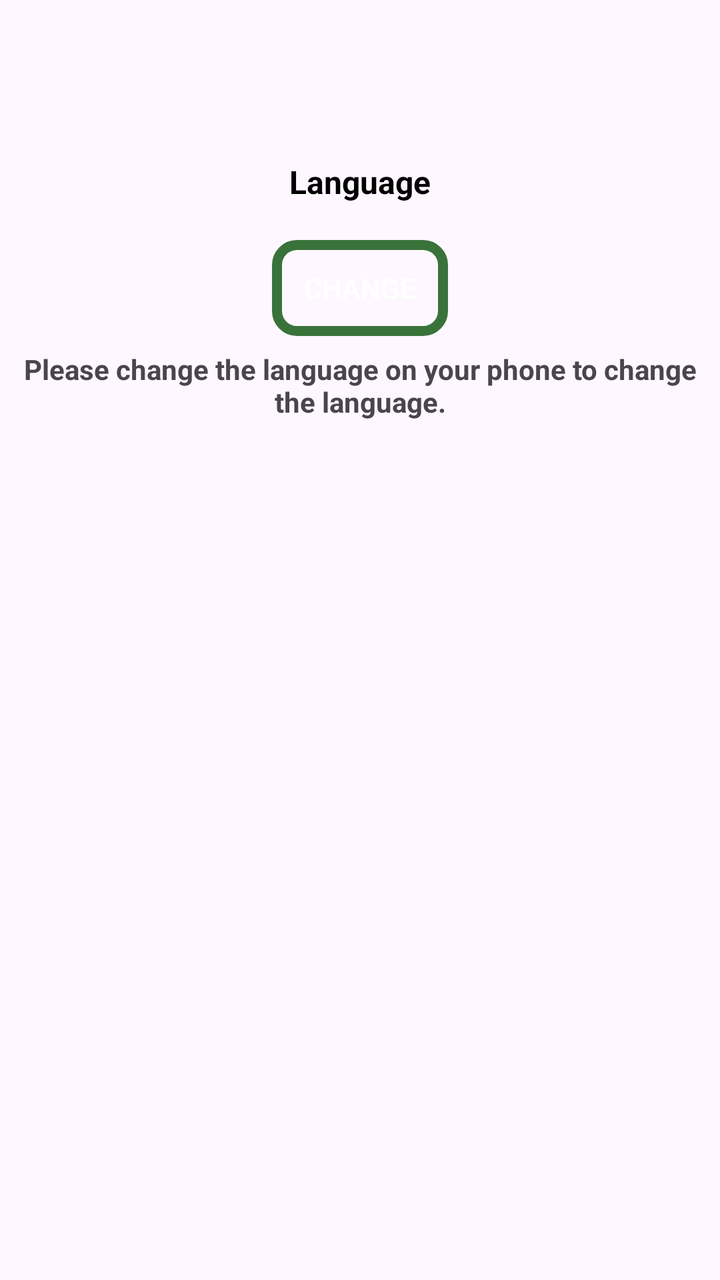
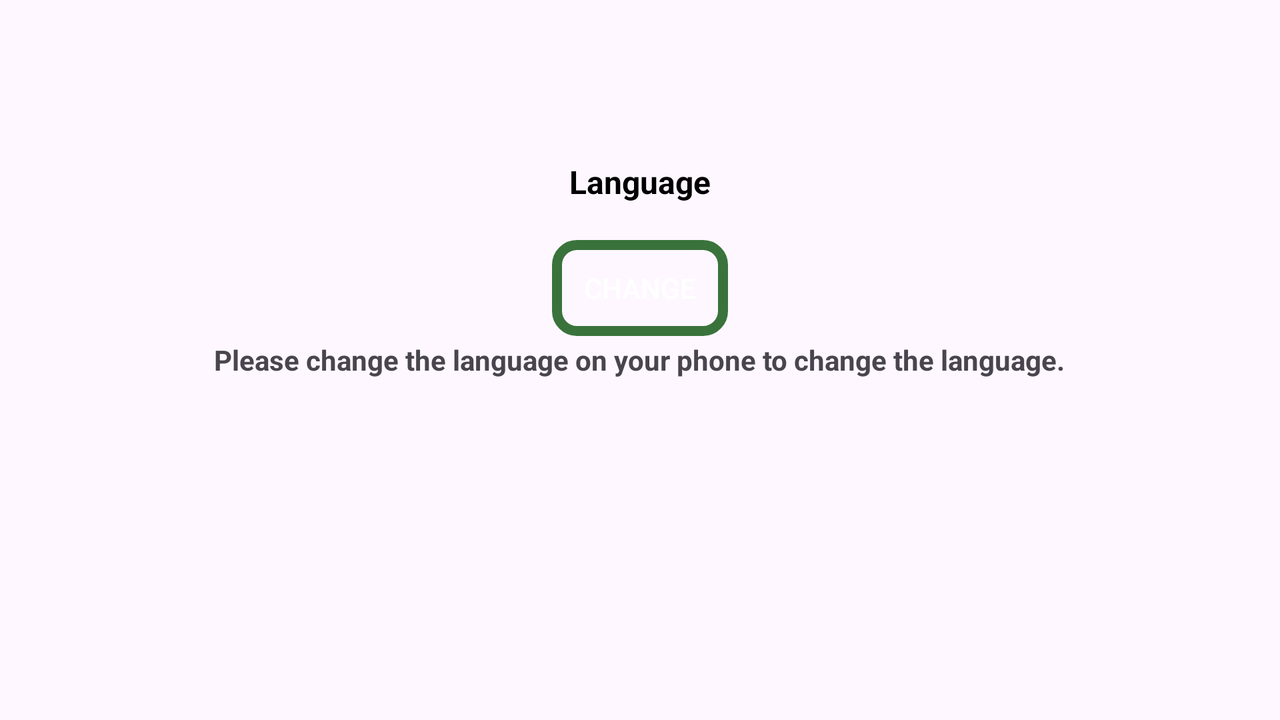

First picture: res/layout/ on a phone held upright. Second picture: the repository's own variant of that layout, on a device whose configuration matches the variant's folder. Source for both follows.
<!-- AndroidManifest.xml: application theme Theme.SkyAfra -->
<!-- res/layout/fragment_setting.xml -->
<?xml version="1.0" encoding="utf-8"?>
<FrameLayout xmlns:android="http://schemas.android.com/apk/res/android"
    xmlns:tools="http://schemas.android.com/tools"
    android:layout_width="match_parent"
    android:layout_height="match_parent"
    tools:context=".fragment.SettingFragment">

    <TextView
        android:layout_width="match_parent"
        android:layout_height="wrap_content"
        android:layout_gravity="top"
        android:layout_marginVertical="80dp"
        android:layout_marginStart="0dp"
        android:gravity="center"
        android:text="@string/language"
        android:textColor="@color/black"
        android:textSize="16sp"
        android:textStyle="bold" />

    <androidx.appcompat.widget.AppCompatButton
        android:id="@+id/btn_language"
        android:layout_width="wrap_content"
        android:layout_height="wrap_content"
        android:background="@drawable/stylebtn1"
        android:textColor="@color/white"
        android:layout_gravity="center|top"
        android:layout_marginVertical="120dp"
        android:layout_marginStart="0dp"
        android:text="@string/change" />

    <TextView
        android:id="@+id/textView"
        android:layout_width="wrap_content"
        android:layout_height="wrap_content"
        android:text="@string/tip_language"
        android:layout_marginVertical="175dp"
        android:gravity="center"
        android:textStyle="bold"/>

</FrameLayout>
<!-- resources referenced by this layout -->
<resources>
  <color name="black">#FF000000</color>
  <color name="white">#FFFFFFFF</color>
  <!-- drawable stylebtn1 (drawable) -->
  <?xml version="1.0" encoding="utf-8"?>
  <shape android:shape="rectangle" xmlns:android="http://schemas.android.com/apk/res/android">
  
      <stroke android:color="@color/green" android:width="5dp"/>
      <corners android:radius="10dp"/>
  
  </shape>
  <string name="change">Change</string>
  <string name="language">Language</string>
  <string name="tip_language">Please change the language on your phone to change the language.</string>
  <style name="Theme.SkyAfra" parent="Base.Theme.SkyAfra" />
  <color name="green">#39733B</color>
  <style name="Base.Theme.SkyAfra" parent="Theme.Material3.DayNight.NoActionBar">
          
           <item name="colorPrimary">@color/green</item>
           <item name="colorPrimaryVariant">@color/green</item>
           <item name="android:statusBarColor">@color/green</item>
      </style>
</resources>
<!-- res/layout-land/fragment_setting.xml (the repository's variant of the layout above) -->
<!-- drawn on the phone turned sideways -->
<?xml version="1.0" encoding="utf-8"?>
<FrameLayout xmlns:android="http://schemas.android.com/apk/res/android"
    xmlns:tools="http://schemas.android.com/tools"
    android:layout_width="match_parent"
    android:layout_height="match_parent"
    tools:context=".fragment.SettingFragment">

    <androidx.viewpager2.widget.ViewPager2
        android:id="@+id/viewPager"
        android:layout_width="match_parent"
        android:layout_height="match_parent" />

    <TextView
        android:layout_width="match_parent"
        android:layout_height="wrap_content"
        android:layout_marginVertical="80dp"
        android:layout_marginStart="0dp"
        android:gravity="center"
        android:text="@string/language"
        android:textColor="@color/black"
        android:textSize="16sp"
        android:textStyle="bold" />

    <androidx.appcompat.widget.AppCompatButton
        android:id="@+id/btn_language"
        android:layout_width="wrap_content"
        android:layout_height="wrap_content"
        android:layout_gravity="center|top"
        android:textColor="@color/white"
        android:background="@drawable/stylebtn1"
        android:layout_marginVertical="120dp"
        android:gravity="center"
        android:text="@string/change" />

    <TextView
        android:id="@+id/textView"
        android:layout_width="wrap_content"
        android:layout_height="wrap_content"
        android:layout_gravity="center"
        android:layout_marginStart="0dp"
        android:text="@string/tip_language"
        android:textStyle="bold" />

</FrameLayout>
